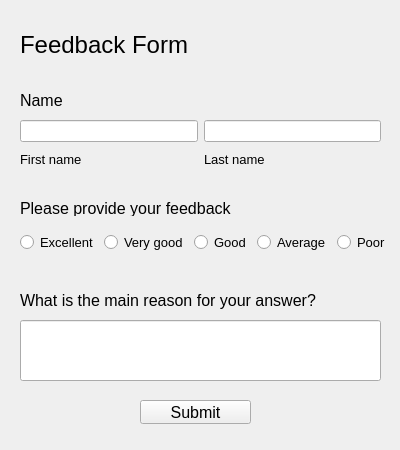
<?xml version="1.0" encoding="UTF-8"?>
<ui version="4.0">
 <class>MainWindow</class>
 <widget class="QMainWindow" name="MainWindow">
  <property name="geometry">
   <rect>
    <x>0</x>
    <y>0</y>
    <width>400</width>
    <height>450</height>
   </rect>
  </property>
  <property name="windowTitle">
   <string>MainWindow</string>
  </property>
  <widget class="QWidget" name="centralwidget">
   <widget class="QLabel" name="FeedbackForm_label">
    <property name="geometry">
     <rect>
      <x>20</x>
      <y>30</y>
      <width>171</width>
      <height>30</height>
     </rect>
    </property>
    <property name="font">
     <font>
      <pointsize>18</pointsize>
     </font>
    </property>
    <property name="text">
     <string>Feedback Form</string>
    </property>
   </widget>
   <widget class="QWidget" name="gridLayoutWidget">
    <property name="geometry">
     <rect>
      <x>20</x>
      <y>120</y>
      <width>361</width>
      <height>51</height>
     </rect>
    </property>
    <layout class="QGridLayout" name="FirstAndLastName_grid_layout">
     <item row="1" column="0">
      <widget class="QLabel" name="FirstName_label">
       <property name="font">
        <font>
         <pointsize>10</pointsize>
         <fontweight>Thin</fontweight>
        </font>
       </property>
       <property name="text">
        <string>First name</string>
       </property>
      </widget>
     </item>
     <item row="0" column="0">
      <widget class="QLineEdit" name="FirstName_line_edit"/>
     </item>
     <item row="1" column="1">
      <widget class="QLabel" name="LastName_label">
       <property name="font">
        <font>
         <pointsize>10</pointsize>
         <strikeout>false</strikeout>
         <kerning>true</kerning>
         <fontweight>Thin</fontweight>
        </font>
       </property>
       <property name="text">
        <string>Last name</string>
       </property>
      </widget>
     </item>
     <item row="0" column="1">
      <widget class="QLineEdit" name="LastName_line_edit"/>
     </item>
    </layout>
   </widget>
   <widget class="QLabel" name="Feedback_label">
    <property name="geometry">
     <rect>
      <x>20</x>
      <y>200</y>
      <width>211</width>
      <height>16</height>
     </rect>
    </property>
    <property name="font">
     <font>
      <pointsize>12</pointsize>
     </font>
    </property>
    <property name="text">
     <string>Please provide your feedback</string>
    </property>
   </widget>
   <widget class="QWidget" name="horizontalLayoutWidget">
    <property name="geometry">
     <rect>
      <x>20</x>
      <y>230</y>
      <width>371</width>
      <height>26</height>
     </rect>
    </property>
    <layout class="QHBoxLayout" name="FeedbackRadioButtons_hbox_layout">
     <property name="spacing">
      <number>6</number>
     </property>
     <item>
      <widget class="QRadioButton" name="Excellent_radio_button">
       <property name="font">
        <font>
         <pointsize>10</pointsize>
        </font>
       </property>
       <property name="text">
        <string>Excellent</string>
       </property>
      </widget>
     </item>
     <item>
      <widget class="QRadioButton" name="VeryGood_radio_button">
       <property name="font">
        <font>
         <pointsize>10</pointsize>
        </font>
       </property>
       <property name="text">
        <string>Very good</string>
       </property>
      </widget>
     </item>
     <item>
      <widget class="QRadioButton" name="Good_radio_button">
       <property name="font">
        <font>
         <pointsize>10</pointsize>
        </font>
       </property>
       <property name="text">
        <string>Good</string>
       </property>
      </widget>
     </item>
     <item>
      <widget class="QRadioButton" name="Average_radio_button">
       <property name="font">
        <font>
         <pointsize>10</pointsize>
        </font>
       </property>
       <property name="text">
        <string>Average</string>
       </property>
      </widget>
     </item>
     <item>
      <widget class="QRadioButton" name="Poor_radio_button">
       <property name="font">
        <font>
         <pointsize>10</pointsize>
        </font>
       </property>
       <property name="text">
        <string>Poor</string>
       </property>
      </widget>
     </item>
    </layout>
   </widget>
   <widget class="QLabel" name="Reason_label">
    <property name="geometry">
     <rect>
      <x>20</x>
      <y>290</y>
      <width>331</width>
      <height>21</height>
     </rect>
    </property>
    <property name="font">
     <font>
      <pointsize>12</pointsize>
     </font>
    </property>
    <property name="text">
     <string>What is the main reason for your answer?</string>
    </property>
   </widget>
   <widget class="QLineEdit" name="Reason_line_edit">
    <property name="geometry">
     <rect>
      <x>20</x>
      <y>320</y>
      <width>361</width>
      <height>61</height>
     </rect>
    </property>
    <property name="inputMask">
     <string/>
    </property>
    <property name="alignment">
     <set>Qt::AlignmentFlag::AlignLeading|Qt::AlignmentFlag::AlignLeft|Qt::AlignmentFlag::AlignTop</set>
    </property>
   </widget>
   <widget class="QPushButton" name="Submit_button">
    <property name="geometry">
     <rect>
      <x>140</x>
      <y>400</y>
      <width>111</width>
      <height>24</height>
     </rect>
    </property>
    <property name="font">
     <font>
      <pointsize>12</pointsize>
     </font>
    </property>
    <property name="text">
     <string>Submit</string>
    </property>
   </widget>
   <widget class="QLabel" name="Name_label">
    <property name="geometry">
     <rect>
      <x>20</x>
      <y>90</y>
      <width>49</width>
      <height>21</height>
     </rect>
    </property>
    <property name="font">
     <font>
      <pointsize>12</pointsize>
     </font>
    </property>
    <property name="text">
     <string>Name</string>
    </property>
   </widget>
  </widget>
 </widget>
 <resources/>
 <connections/>
</ui>
